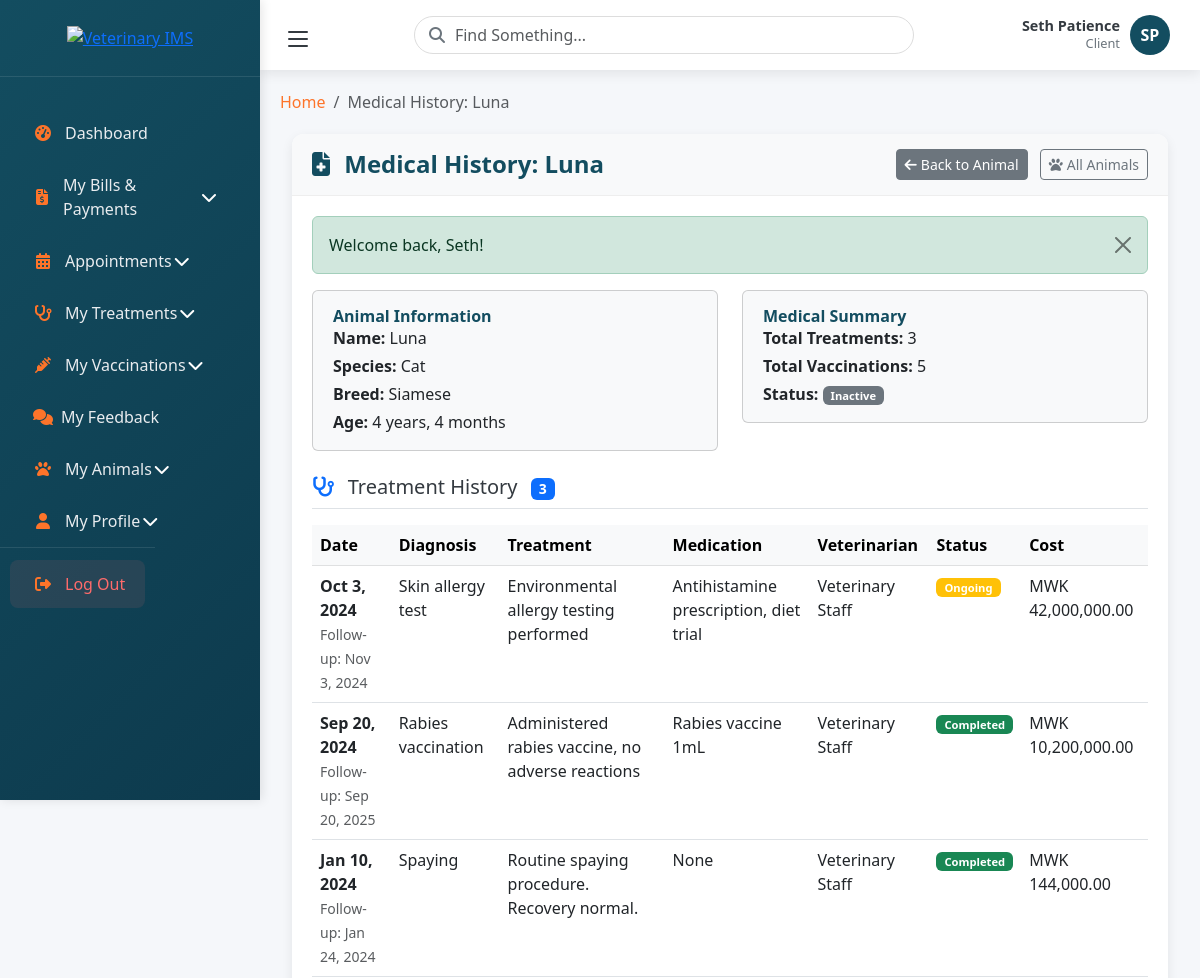
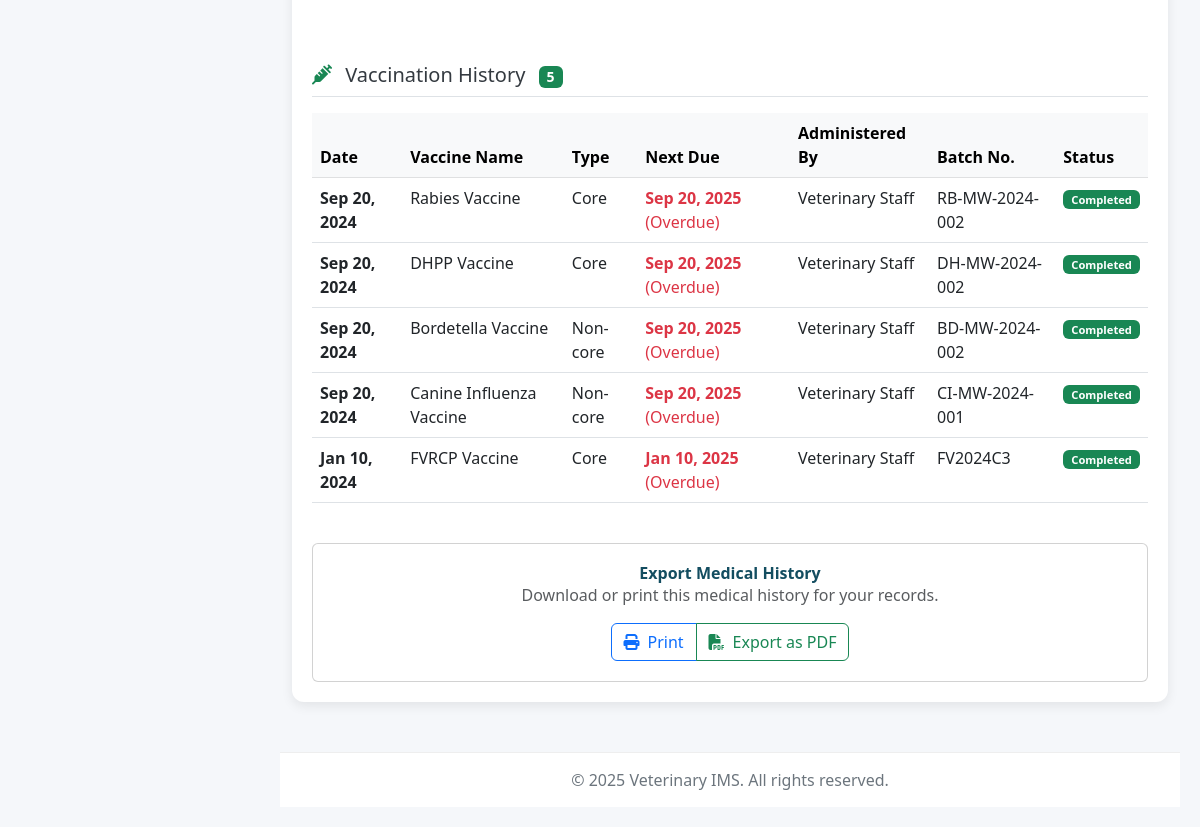
Page /client/animals/2/medical-history (signed in) on the committed database (2 pictures, top to bottom).
### tables this page shows
CREATE TABLE `animals` (
  `animal_id` int(11) NOT NULL,
  `client_id` int(11) NOT NULL,
  `assigned_veterinary` int(11) DEFAULT NULL,
  `name` varchar(100) NOT NULL,
  `species` varchar(50) NOT NULL,
  `breed` varchar(100) DEFAULT NULL,
  `gender` enum('male','female','unknown') DEFAULT 'unknown',
  `birth_date` date DEFAULT NULL,
  `color` varchar(100) DEFAULT NULL,
  `weight` decimal(5,2) DEFAULT NULL,
  `microchip` varchar(100) DEFAULT NULL,
  `status` enum('active','inactive') DEFAULT 'active',
  `notes` text DEFAULT NULL,
  `created_at` timestamp NOT NULL DEFAULT current_timestamp(),
  `updated_at` timestamp NOT NULL DEFAULT current_timestamp() ON UPDATE current_timestamp()
);

CREATE TABLE `treatments` (
  `treatment_id` int(11) NOT NULL,
  `animal_id` int(11) NOT NULL,
  `veterinary_id` int(11) NOT NULL,
  `diagnosis` text NOT NULL,
  `treatment_details` text NOT NULL,
  `medication_prescribed` text DEFAULT NULL,
  `treatment_date` date NOT NULL,
  `follow_up_date` date DEFAULT NULL,
  `status` enum('ongoing','completed','follow_up') DEFAULT 'ongoing',
  `notes` text DEFAULT NULL,
  `cost` decimal(10,2) DEFAULT 0.00,
  `created_at` timestamp NOT NULL DEFAULT current_timestamp(),
  `updated_at` timestamp NOT NULL DEFAULT current_timestamp() ON UPDATE current_timestamp()
);

CREATE TABLE `vaccines` (
  `vaccine_id` int(11) NOT NULL,
  `animal_id` int(11) NOT NULL,
  `vaccine_name` varchar(100) NOT NULL,
  `vaccine_type` varchar(50) DEFAULT NULL,
  `vaccine_date` date NOT NULL,
  `next_due_date` date DEFAULT NULL,
  `administered_by` int(11) NOT NULL,
  `batch_number` varchar(100) DEFAULT NULL,
  `manufacturer` varchar(100) DEFAULT NULL,
  `notes` text DEFAULT NULL,
  `status` enum('scheduled','completed','overdue','verified','reaction_reported') DEFAULT 'scheduled',
  `created_at` timestamp NOT NULL DEFAULT current_timestamp(),
  `updated_at` timestamp NOT NULL DEFAULT current_timestamp() ON UPDATE current_timestamp(),
  `dosage` varchar(50) DEFAULT NULL,
  `route` enum('subcutaneous','intramuscular','oral','intranasal','intradermal') DEFAULT NULL,
  `site` varchar(50) DEFAULT NULL,
  `reaction_notes` text DEFAULT NULL,
  `verified_by` int(11) DEFAULT NULL,
  `verification_date` datetime DEFAULT NULL,
  `current_weight` decimal(5,2) DEFAULT NULL,
  `animal_temperature` decimal(3,1) DEFAULT NULL,
  `health_notes` text DEFAULT NULL
);

### app/views/client/animals/medical-history.php (the view, shortened to what the rows shown need)
<?php
$animal = $animal ?? [];
$treatments = $treatments ?? [];
$vaccines = $vaccines ?? [];
?>
<div class="container-fluid">
    <div class="row">
        <div class="col-12">
            <div class="dashboard-card fade-in">
                <div class="card-header d-flex justify-content-between align-items-center">
                    <h4 class="card-title mb-0">
                        <i class="fas fa-file-medical me-2"></i>
                        Medical History: <?php echo htmlspecialchars($animal['name'] ?? 'Animal'); ?>
                    </h4>
                    <div>
                        <a href="<?php echo url('/client/animals/' . ($animal['animal_id'] ?? '')); ?>" class="btn btn-secondary btn-sm me-2">
                        </a>
                        <a href="<?php echo url('/client/animals'); ?>" class="btn btn-outline-secondary btn-sm">
                        </a>
                    </div>
                </div>
                <div class="card-body">
                    <div class="row mb-4">
                        <div class="col-md-6">
                            <div class="card bg-light">
                                <div class="card-body py-3">
                                    <h6 class="card-title">Animal Information</h6>
                                    <p class="mb-1"><strong>Name:</strong> <?php echo htmlspecialchars($animal['name'] ?? ''); ?></p>
                                    <p class="mb-1"><strong>Species:</strong> <?php echo htmlspecialchars(ucfirst($animal['species'] ?? '')); ?></p>
                                    <p class="mb-1"><strong>Breed:</strong> <?php echo !empty($animal['breed']) ? htmlspecialchars($animal['breed']) : 'N/A'; ?></p>
                                    <p class="mb-0"><strong>Age:</strong>
                                        <?php
                                        if (!empty($animal['birth_date'])) {
                                            $birthDate = new DateTime($animal['birth_date']);
                                            $today = new DateTime();
                                            $age = $today->diff($birthDate);
                                            if ($age->y > 0) {
                                                echo $age->y . ' year' . ($age->y > 1 ? 's' : '');
                                                if ($age->m > 0) {
                                                    echo ', ' . $age->m . ' month' . ($age->m > 1 ? 's' : '');
                                                }
                                            } else {
                                                echo $age->m . ' month' . ($age->m > 1 ? 's' : '');
                                            }
                                        } else {
                                            echo 'Unknown';
                                        }
                                        ?>
                                    </p>
                                </div>
                            </div>
                        </div>
                    </div>
                    <div class="row">
                        <div class="col-12">
                            <?php if (empty($treatments)): ?>
                                <div class="alert alert-info">
                                    <i class="fas fa-info-circle me-2"></i>
                                    No treatment records found for this animal.
                                </div>
                            <?php else: ?>
                                <div class="table-responsive">
                                    <table class="table table-hover">
                                        <thead class="table-light">
                                            <tr>
                                                <th>Date</th>
                                                <th>Diagnosis</th>
                                                <th>Treatment</th>
                                                <th>Medication</th>
                                                <th>Veterinarian</th>
                                                <th>Status</th>
                                                <th>Cost</th>
                                            </tr>
                                        </thead>
                                        <tbody>
                                            <?php foreach ($treatments as $treatment): ?>
                                            <tr>
                                                <td>
                                                    <strong><?php echo date('M j, Y', strtotime($treatment['treatment_date'])); ?></strong>
                                                    <?php if (!empty($treatment['follow_up_date'])): ?>
                                                        <br>
                                                        <small class="text-muted">
                                                            Follow-up: <?php echo date('M j, Y', strtotime($treatment['follow_up_date'])); ?>
                                                        </small>
                                                    <?php endif; ?>
                                                </td>
                                                <td><?php echo htmlspecialchars($treatment['diagnosis'] ?? 'N/A'); ?></td>
                                                <td><?php echo htmlspecialchars($treatment['treatment_details'] ?? 'N/A'); ?></td>
                                                <td><?php echo !empty($treatment['medication_prescribed']) ? htmlspecialchars($treatment['medication_prescribed']) : 'None'; ?></td>
                                                <td>
                                                    <?php
                                                    if (!empty($treatment['veterinary_name'])) {
                                                        echo htmlspecialchars($treatment['veterinary_name']);
                                                    } else {
                                                        echo 'Veterinary Staff';
                                                    }
                                                    ?>
                                                </td>
                                                <td>
                                                    <span class="badge bg-<?php
                                                        echo $treatment['status'] == 'completed' ? 'success' :
                                                             ($treatment['status'] == 'ongoing' ? 'warning' :
                                                             ($treatment['status'] == 'follow_up' ? 'info' : 'secondary'));
                                                    ?>">
                                                        <?php echo ucfirst(str_replace('_', ' ', $treatment['status'])); ?>
                                                    </span>
                                                </td>
                                                <td>
                                                    <?php if (!empty($treatment['cost']) && $treatment['cost'] > 0): ?>
                                                        MWK <?php echo number_format($treatment['cost'], 2); ?>
                                                    <?php else: ?>
                                                        <span class="text-muted">-</span>
                                                    <?php endif; ?>
                                                </td>
                                            </tr>
                                            <?php endforeach; ?>
                                        </tbody>
                                    </table>
                                </div>
                            <?php endif; ?>
                        </div>
                    </div>
                    <div class="row mt-5">
                        <div class="col-12">
                            <?php if (empty($vaccines)): ?>
                                <div class="alert alert-info">
                                    <i class="fas fa-info-circle me-2"></i>
                                    No vaccination records found for this animal.
                                </div>
                            <?php else: ?>
                                <div class="table-responsive">
                                    <table class="table table-hover">
                                        <thead class="table-light">
                                            <tr>
                                                <th>Date</th>
                                                <th>Vaccine Name</th>
                                                <th>Type</th>
                                                <th>Next Due</th>
                                                <th>Administered By</th>
                                                <th>Batch No.</th>
                                                <th>Status</th>
                                            </tr>
                                        </thead>
                                        <tbody>
                                            <?php foreach ($vaccines as $vaccine): ?>
                                            <tr>
                                                <td>
                                                    <strong><?php echo date('M j, Y', strtotime($vaccine['vaccine_date'])); ?></strong>
                                                </td>
                                                <td><?php echo htmlspecialchars($vaccine['vaccine_name']); ?></td>
                                                <td><?php echo !empty($vaccine['vaccine_type']) ? htmlspecialchars($vaccine['vaccine_type']) : 'N/A'; ?></td>
                                                <td>
                                                    <?php if (!empty($vaccine['next_due_date'])): ?>
                                                        <?php
                                                        $nextDue = strtotime($vaccine['next_due_date']);
                                                        $today = time();
                                                        $daysUntilDue = ($nextDue - $today) / (60 * 60 * 24);
                                                        if ($daysUntilDue < 0) {
                                                            echo '<span class="text-danger"><strong>' . date('M j, Y', $nextDue) . '</strong> (Overdue)</span>';
                                                        } elseif ($daysUntilDue <= 30) {
                                                            echo '<span class="text-warning"><strong>' . date('M j, Y', $nextDue) . '</strong> (Due soon)</span>';
                                                        } else {
                                                            echo '<span class="text-success">' . date('M j, Y', $nextDue) . '</span>';
                                                        }
                                                        ?>
                                                    <?php else: ?>
                                                        <span class="text-muted">Not scheduled</span>
                                                    <?php endif; ?>
                                                </td>
                                                <td>
                                                    <?php
                                                    if (!empty($vaccine['administered_by_name'])) {
                                                        echo htmlspecialchars($vaccine['administered_by_name']);
                                                    } else {
                                                        echo 'Veterinary Staff';
                                                    }
                                                    ?>
                                                </td>
                                                <td><?php echo !empty($vaccine['batch_number']) ? htmlspecialchars($vaccine['batch_number']) : 'N/A'; ?></td>
                                                <td>
                                                    <span class="badge bg-<?php
                                                        echo $vaccine['status'] == 'completed' ? 'success' :
                                                             ($vaccine['status'] == 'overdue' ? 'danger' : 'warning');
                                                    ?>">
                                                        <?php echo ucfirst($vaccine['status']); ?>
                                                    </span>
                                                </td>
                                            </tr>
                                            <?php endforeach; ?>
                                        </tbody>
                                    </table>
                                </div>
                            <?php endif; ?>
                        </div>
                    </div>
                </div>
            </div>
        </div>
    </div>
</div>

### rows in the picture
animals: name "Luna", species "Cat", breed "Siamese", birth_date "4"
treatments: treatment_date "Oct 3, 2024", follow_up_date "Nov 3, 2024", diagnosis "Skin allergy test", treatment_details "Environmental allergy testing performed", medication_prescribed "Antihistamine prescription, diet trial", status "Ongoing", cost "42,000,000.00"
treatments: treatment_date "Sep 20, 2024", follow_up_date "Sep 20, 2025", diagnosis "Rabies vaccination", treatment_details "Administered rabies vaccine, no adverse reactions", medication_prescribed "Rabies vaccine 1mL", status "Completed", cost "10,200,000.00"
treatments: treatment_date "Jan 10, 2024", follow_up_date "Jan 24, 2024", diagnosis "Spaying", treatment_details "Routine spaying procedure. Recovery normal.", shows "None", status "Completed", cost "144,000.00"
vaccines: vaccine_date "Sep 20, 2024", vaccine_name "Rabies Vaccine", vaccine_type "Core", next_due_date "Sep 20, 2025", batch_number "RB-MW-2024-002", status "Completed"
vaccines: vaccine_date "Sep 20, 2024", vaccine_name "DHPP Vaccine", vaccine_type "Core", next_due_date "Sep 20, 2025", batch_number "DH-MW-2024-002", status "Completed"
vaccines: vaccine_date "Sep 20, 2024", vaccine_name "Bordetella Vaccine", vaccine_type "Non-core", next_due_date "Sep 20, 2025", batch_number "BD-MW-2024-002", status "Completed"
vaccines: vaccine_date "Sep 20, 2024", vaccine_name "Canine Influenza Vaccine", vaccine_type "Non-core", next_due_date "Sep 20, 2025", batch_number "CI-MW-2024-001", status "Completed"
vaccines: vaccine_date "Jan 10, 2024", vaccine_name "FVRCP Vaccine", vaccine_type "Core", next_due_date "Jan 10, 2025", batch_number "FV2024C3", status "Completed"

### other values in the picture
$_SESSION['first_name'] . ' ' . $_SESSION['last_name'] "Seth Patience"
$_SESSION['role'] "Client"
$initials "SP"
$title "Medical History: Luna"
$flash['message'] "Welcome back, Seth!"
count($treatments) "3"
count($vaccines) "5"
